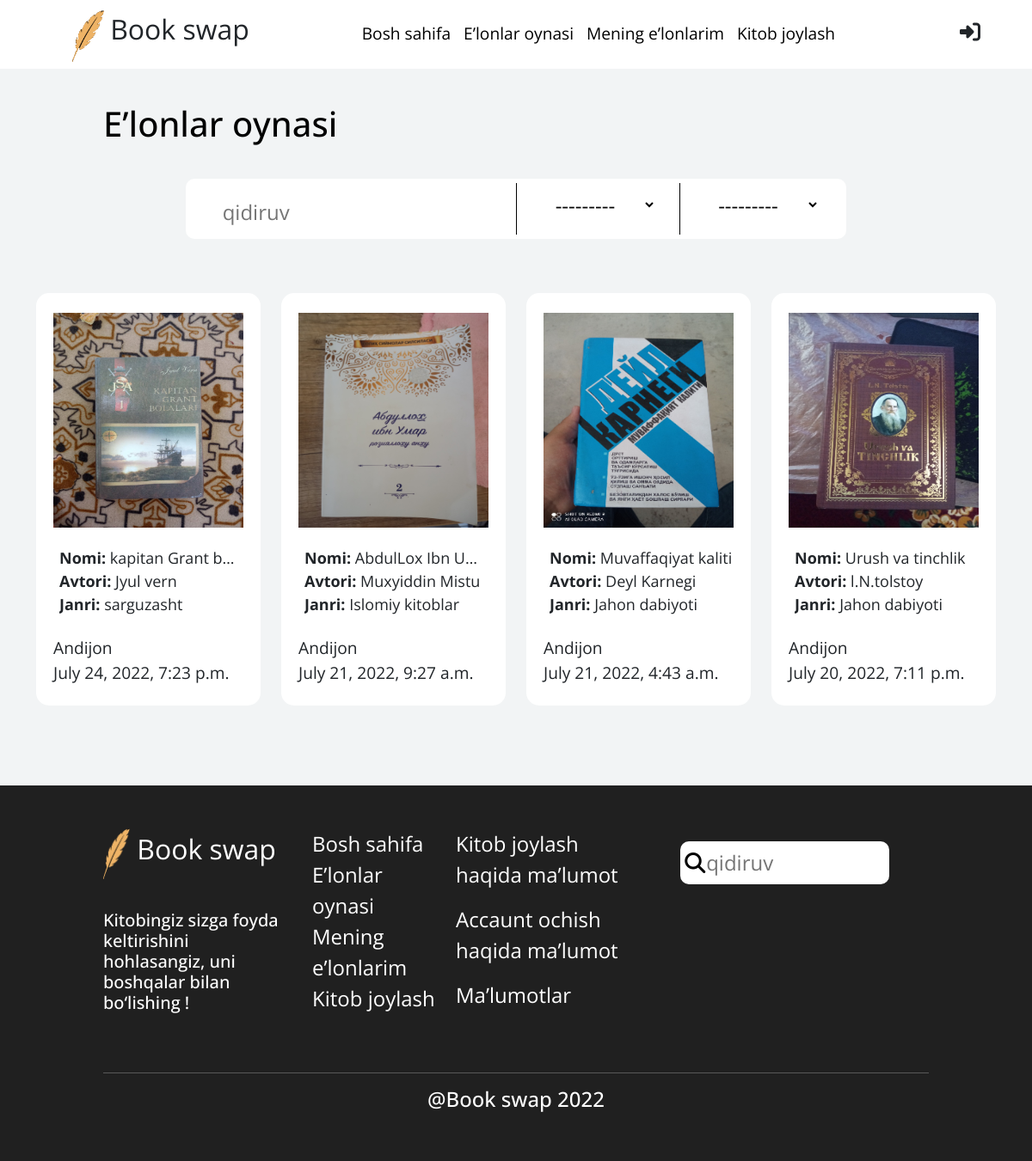
The page /book-list/ on the database its author committed.
### main/models.py (models this page shows, shortened)
class Book(models.Model):
    ADDRESS = (
		('Andijon', 'Andijon'),
		('Namangan', 'Namangan'),
		('Samarqand', 'Samarqand'),
		('Tashkent', 'Tashkent'),
		('Jizzax', 'Jizzax'),
		('Surxondaryo', 'Surxondaryo'),
		('Navoiy', 'Navoiy'),
		('Xorazm', 'Xorazm'),
		('Qashqadaryo', 'Qashqadaryo'),
		('Buxoro', 'Buxoro'),
		('Sirdaryo', 'Sirdaryo'),
		('Fargona', 'Fargona'),
	)
    author = models.ForeignKey(User, on_delete=models.CASCADE, related_name="books", default=None, null=True)
    slug = models.SlugField("Slug", max_length=256, blank=True, unique=True)
    title = models.CharField("Title", max_length=256)
    author_pen = models.CharField("Book Author", max_length=100)
    location = models.CharField('loacation', max_length=256,  choices=ADDRESS)
    genre = models.ForeignKey(Genre, on_delete=models.CASCADE, related_name="books", default=None, null=True)
    description = models.TextField("Description", max_length=200)
    image = models.ImageField("Image", upload_to="book_images")
    created_at = models.DateTimeField("Created time", auto_now_add=True)
    likes_count = models.PositiveIntegerField("Likes", default=0)
    is_checked = models.BooleanField()
    is_ban = models.BooleanField()
    class Meta:
        ordering = ['-id']
        db_table = "book"
        unique_together = ["slug"]
        verbose_name = "book"
        verbose_name_plural = "books"

class Genre(models.Model):
    title = models.CharField("Title", max_length=256)
    slug = models.SlugField("Slug", max_length=256, blank=True)
    def __str__(self):
        return f"{self.title}"
    class Meta:
        db_table = "genre"
        verbose_name = "genre"
        verbose_name_plural = "genres"

### account/models.py (models this page shows, shortened)
class User(AbstractUser):
	GENDER = (
		('Ayol', 'Ayol'),
		('Erkak', 'Erkak'),
	)
	ADDRESS = (
		('Andijon', 'Andijon'),
		('Namangan', 'Namangan'),
		('Samarqand', 'Samarqand'),
		('Tashkent', 'Tashkent'),
		('Jizzax', 'Jizzax'),
		('Surxondaryo', 'Surxondaryo'),
		('Navoiy', 'Navoiy'),
		('Xorazm', 'Xorazm'),
		('Qashqadaryo', 'Qashqadaryo'),
		('Buxoro', 'Buxoro'),
		('Sirdaryo', 'Sirdaryo'),
		('Fargona', 'Fargona'),
	)
	name = models.CharField("Name", max_length=256)
	surname = models.CharField("Surname", max_length=256)
	username = models.CharField("Username", max_length=256, unique=True, null=True)
	age = models.PositiveIntegerField("Age", null=True)
	phone = models.CharField("Phone", max_length=18)
	avatar = models.ImageField("Image", upload_to="user-images/", null=True, blank=True, default='default.png')
	gender = models.CharField("Gender", max_length=128, choices=GENDER)
	address = models.CharField("Address", max_length=128, choices=ADDRESS)
	created_at = models.DateTimeField("Created at", auto_now_add=True)
	updated_at = models.DateTimeField("Updated_at", auto_now=True)
	USERNAME_FIELD = "username"
	first_name = None
	last_name = None
	class Meta:
		db_table = "user"
		verbose_name = "user"
		verbose_name_plural = "users"

### main/views.py (the view, shortened to what this page needs)
# urls.py: path('book-list/', views.BooksView, name="book-list"),
def BooksView(request):
    form = StockSearchForm(request.POST or None)
    queryset = Book.objects.select_related('genre', 'author').filter(is_checked = True).all()
    paginator = Paginator(queryset, 12)
    page_number = request.GET.get('page')
    page_obj = paginator.get_page(page_number)
    context = {
        "form": form,
        "object_list": page_obj,
    }
    return render(request, "advert/book_list.html", context)

### main/forms.py
class StockSearchForm(forms.ModelForm):
    query = forms.CharField()
    query.widget.attrs.update({'placeholder': 'qidiruv',})
    class Meta:
        model = Book
        fields = ['genre','location']

### templates/advert/book_list.html (shortened to what this page needs)
{% extends "advert/base.html" %}
{% load static %}
{% block content %}
<header>
  <h1>E’lonlar oynasi</h1>
  <form method="post" id="header-search-desktop-span" onchange="submit()">
    <div class="search">
      <div class="big-input">
        <i class="fa-light fa-search"></i>
        {{form.query}}
      </div>
      <div class="selection-group">
        <div class="select-input">
          <i class="fal fa-location-dot"></i>
          {{form.location}}
        </div>
        <div class="select-input">
          <i class="fal fa-book-open"></i>
          {{form.genre}}
        </div>
      </div>
    </div>
  </form>
</header>
<div class="container">
  <div class="advert-section mt-5">
    <div class="row">
      {% for book in object_list %}
      <div class="col-6 col-sm-6 col-md-4 col-lg-3">
        <a href="{% url 'main:detail' book.slug %}" class="text-dark" style="text-decoration: none;">
          <div class="advert-box">
            <img src="{{book.image.url}}" alt="">
            <ul>
              <li>
                <strong>Nomi:</strong>
                <span>{{book.title}}</span>
              </li>
              <li>
                <strong>Avtori:</strong>
                <span>{{book.author_pen}}</span>
              </li>
              <li>
                <strong>Janri:</strong>
                <span>{{book.genre}}</span>
              </li>
            </ul>
            <span class="about-box">{{book.author.address}} <br> {{book.created_at}}</span>
          </div>
        </a>
      </div>
      {% empty %}
      <h1 class="m-5">Hech narsa topilmadi</h1>
      {% endfor %}
    </div>
  </div>
  <div class="paginator ">
    <ul>
    </ul>
  </div>
</div>
{% endblock %}

### assets/css/style.css (style rules this page uses)
* { font-family: 'Open Sans', sans-serif; font-style: normal; }
html { width: 100vw; min-height: 100vh; overflow-x: hidden; }
body { width: 100vw; min-height: 100vh; margin: 0; padding: 0; box-sizing: border-box; font-family: Canaro; font-weight: 600, Semi Bold; overflow-x: hidden !important; }
body.page { background-color: #F2F4F5; color: #000; }
header { margin: 120px 10% 0 10%; }
header .search { display: flex; margin: 40px 10% 0 10%; padding: 5px; background-color: #fff; border-radius: 10px; }
header .search .big-input { width: 50%; background-color: #fff; height: 60px; padding: 15px; font-size: x-large; }
header .search .big-input input { width: 80%; border: none; outline: none; }
header .search .selection-group { display: flex; width: 50%; }
header .search .selection-group .select-input { width: 50%; font-size: xx-large; border-left: 1px solid #000; padding-left: 15px; }
header .search .selection-group .select-input i { font-size: x-large; }
header .search .selection-group .select-input select { width: 70%; margin-left: 5px; height: 50px; background: transparent; color: #000 !important; border: none; outline: none; }
.container .advert-section .advert-box { margin-top: 15px; height: 580px; display: flex; border-radius: 15px; background-color: #fff; padding: 20px; flex-direction: column; align-content: space-around; justify-content: space-around; }
.container .advert-section .advert-box img { width: 100%; min-height: 150px; max-height: 250px; }
.container .advert-section .advert-box ul { margin-left: -25px; margin-top: 15px; list-style: none; font-size: 22px; }
.container .advert-section .advert-box ul li { white-space: nowrap; width: 100%; overflow: hidden; text-overflow: ellipsis; }
.container .advert-section .advert-box .about-box { font-size: larger; }
@media (max-width: 1600px) { header .search .selection-group .select-input { font-size: x-large; } }
@media (max-width: 1600px) { .container .advert-section .advert-box ul { margin-left: -25px; margin-top: 15px; list-style: none; font-size: 18px; } }
@media (max-width: 1600px) { .container .advert-section .advert-box .about-box { font-size: larger; } }
@media (max-width: 1290px) { .container .advert-section .advert-box { height: 480px; } }
.paginator, .paginator *, .paginator *:before, .paginator *:after { -webkit-box-sizing: border-box; -moz-box-sizing: border-box; box-sizing: border-box; text-rendering: optimizeLegibility; -webkit-font-smoothing: antialiased; -moz-osx-font-smoothing: grayscale; font-kerning: auto; }
.paginator { font-size: 8pt; line-height: 1; font-weight: 400; font-family: 'Open Sans', 'Source Sans Pro', Roboto, 'HelveticaNeue-Light', 'Helvetica Neue Light', 'Helvetica Neue', 'Myriad Pro', 'Segoe UI', Myriad, Helvetica, 'Lucida Grande', 'DejaVu Sans Condensed', 'Liberation Sans', 'Nimbus Sans L', Tahoma, Geneva, Arial, sans-serif; -webkit-text-size-adjust: 100%; margin: 1em auto; text-align: center; transition: font-size .2s ease-in-out; }
.paginator ul { list-style-type: none; display: inline; font-size: 100%; margin: 0; padding: .5em; }
@media (min-width: 350px) { .paginator { font-size: 10pt; } }
@media (min-width: 500px) { .paginator { font-size: 12pt; } }
@media (min-width: 700px) { .paginator { font-size: 14pt; } }
@media (min-width: 900px) { .paginator { font-size: 16pt; } }

### rows shown on the page
Book: image (picture), title "kapitan Grant b…", author_pen "Jyul vern", genre "sarguzasht", author.address "Andijon", created_at "July 24, 2022, 7:23 p.m."
Book: image (picture), title "AbdulLox Ibn U…", author_pen "Muxyiddin Mistu", genre "Islomiy kitoblar", author.address "Andijon", created_at "July 21, 2022, 9:27 a.m."
Book: image (picture), title "Muvaffaqiyat kaliti", author_pen "Deyl Karnegi", genre "Jahon dabiyoti", author.address "Andijon", created_at "July 21, 2022, 4:43 a.m."
Book: image (picture), title "Urush va tinchlik", author_pen "l.N.tolstoy", genre "Jahon dabiyoti", author.address "Andijon", created_at "July 20, 2022, 7:11 p.m."
